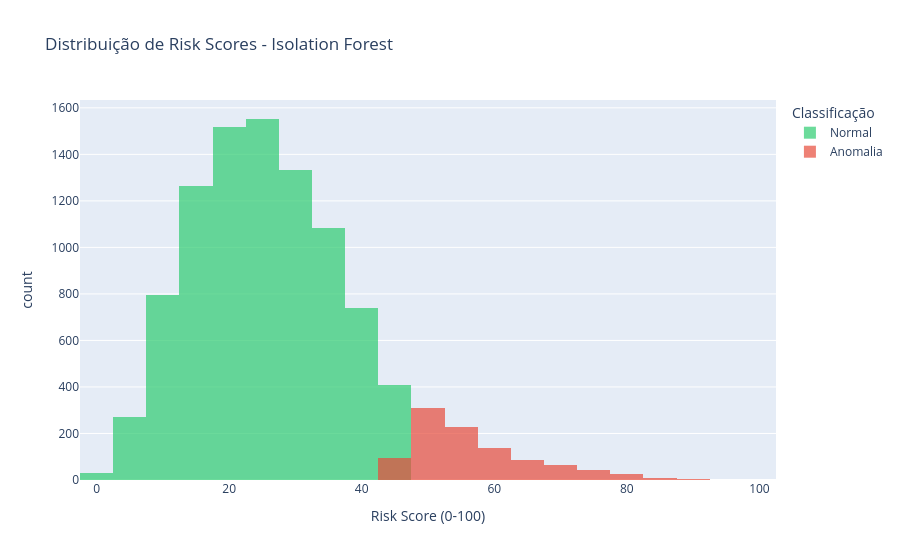

Source (notebook cell):
### Code cell
# Visualize anomaly scores with PROJECT_THEME colors
fig = px.histogram(
    ml_data,
    x='iso_forest_risk',
    color=ml_data['iso_forest_pred'].map({1: 'Normal', -1: 'Anomalia'}),
    nbins=50,
    title='Distribuição de Risk Scores - Isolation Forest',
    labels={'iso_forest_risk': 'Risk Score (0-100)', 'color': 'Classificação'},
    color_discrete_map={
        'Normal': PROJECT_THEME['safe_green'],
        'Anomalia': PROJECT_THEME['fraud_red']
    }
)
fig.update_layout(barmode='overlay')
fig.update_traces(opacity=0.7)
fig.show()

### Figure 1 — Plotly figure (JSON) as saved in the notebook; plotly's stock layout.template omitted (floating-point values rounded to 4 significant figures; data arrays with more than 128 entries replaced by an {"elided": "..."} marker saying what was removed)
{"data": [{"bingroup": "x", "hovertemplate": "Classificação=Normal<br>Risk Score (0-100)=%{x}<br>count=%{y}<extra></extra>", "legendgroup": "Normal", "marker": {"color": "#2ECC71", "pattern": {"shape": ""}}, "name": "Normal", "nbinsx": 50, "opacity": 0.7, "orientation": "v", "showlegend": true, "type": "histogram", "x": {"elided": "9000 float values"}, "xaxis": "x", "yaxis": "y"}, {"bingroup": "x", "hovertemplate": "Classificação=Anomalia<br>Risk Score (0-100)=%{x}<br>count=%{y}<extra></extra>", "legendgroup": "Anomalia", "marker": {"color": "#E74C3C", "pattern": {"shape": ""}}, "name": "Anomalia", "nbinsx": 50, "opacity": 0.7, "orientation": "v", "showlegend": true, "type": "histogram", "x": {"elided": "1000 float values"}, "xaxis": "x", "yaxis": "y"}], "layout": {"barmode": "overlay", "legend": {"title": {"text": "Classificação"}, "tracegroupgap": 0}, "title": {"text": "Distribuição de Risk Scores - Isolation Forest"}, "xaxis": {"anchor": "y", "domain": [0, 1], "title": {"text": "Risk Score (0-100)"}}, "yaxis": {"anchor": "x", "domain": [0, 1], "title": {"text": "count"}}}}
